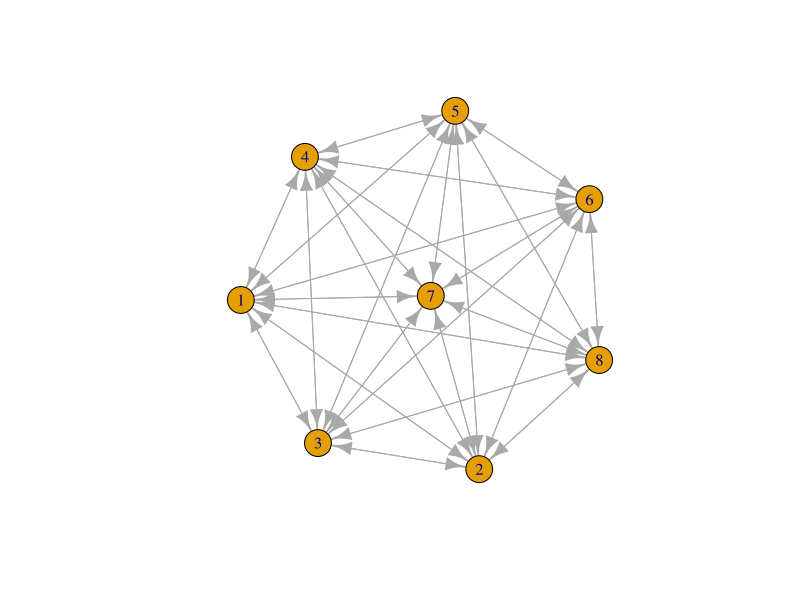
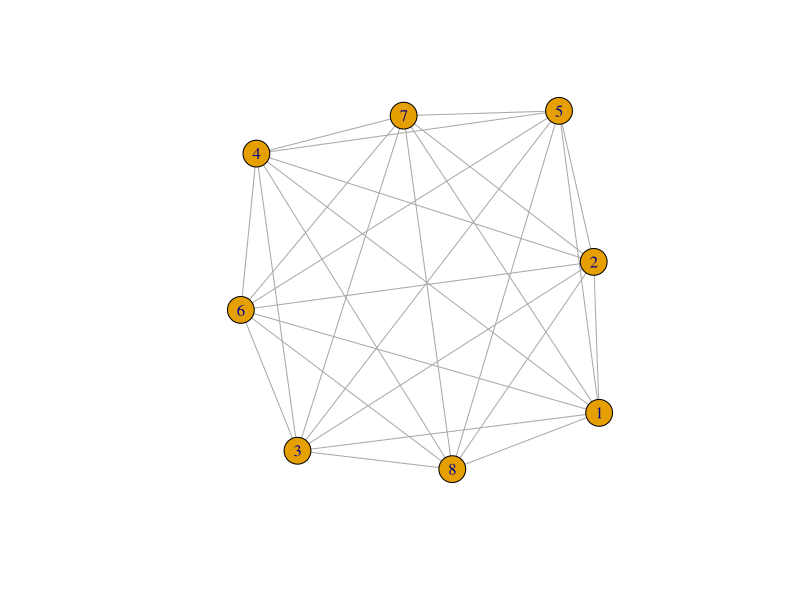
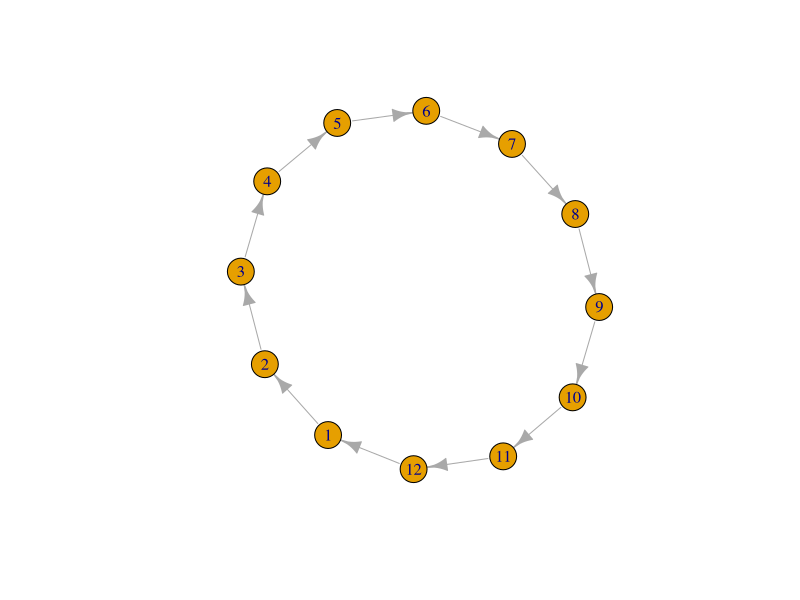
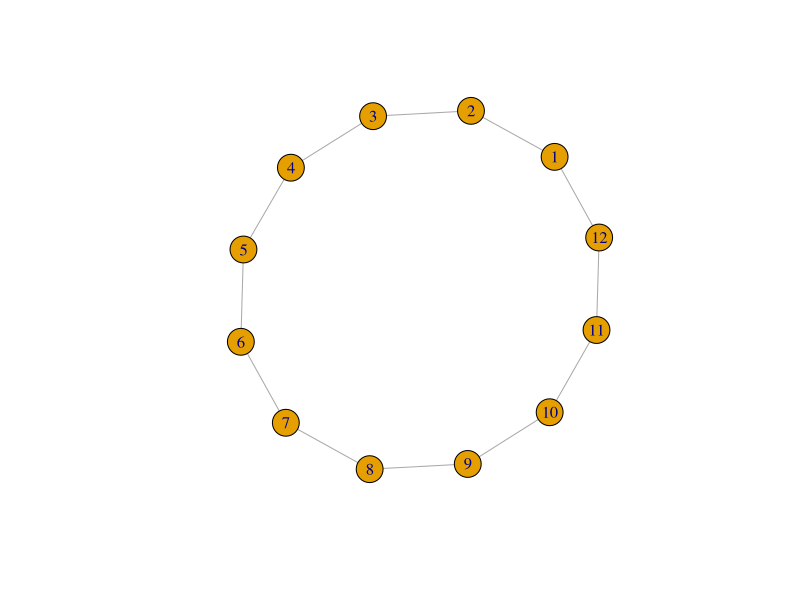
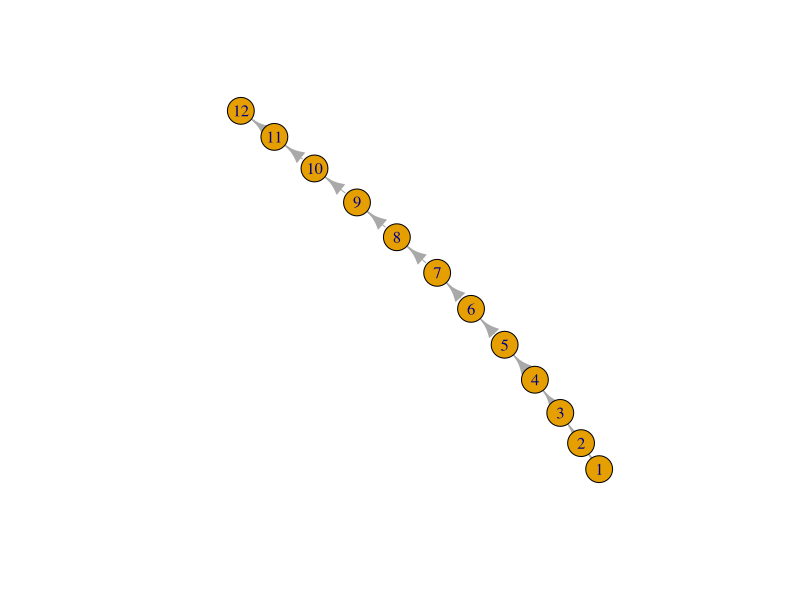
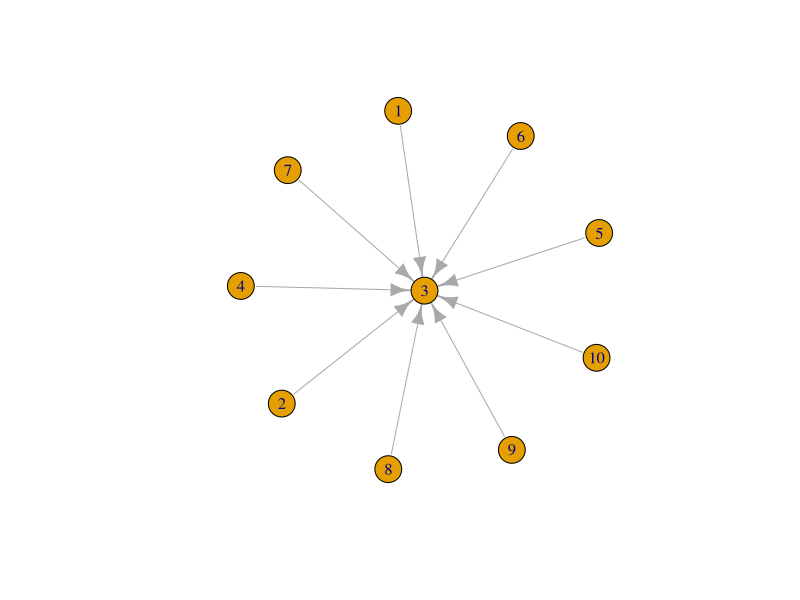
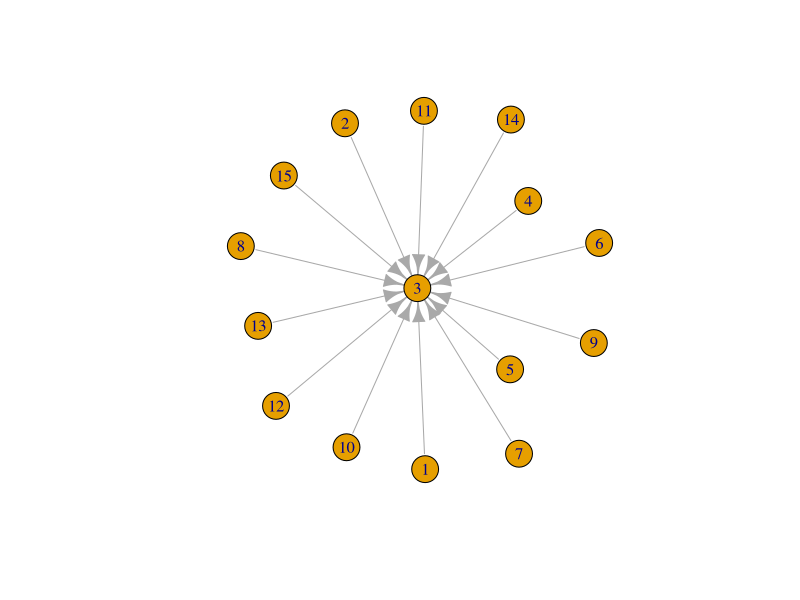
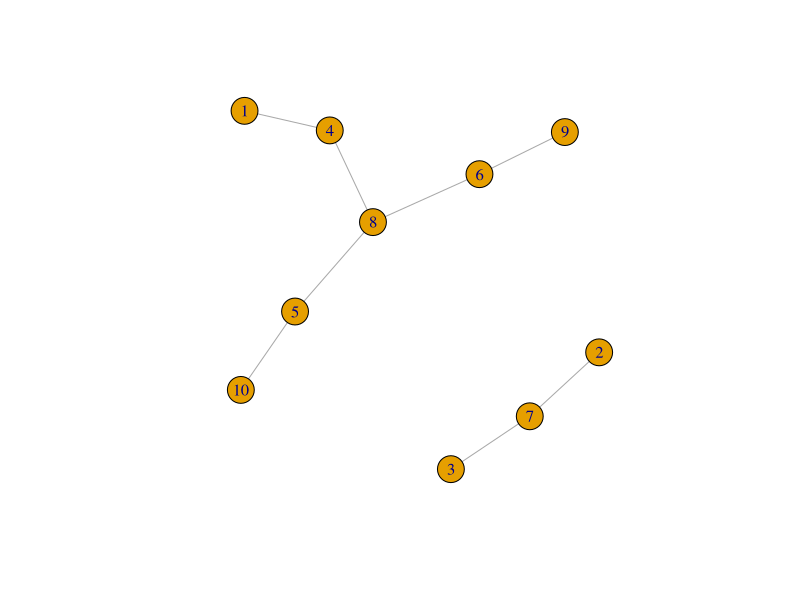

Here is the R script that generated these plots, in order:
# Graphs functions in igraph function 


library(igraph)

# 1.)  make_full_graph()  :- to create a conncection between particular node , can make choice of directed or not  

fg=make_full_graph(8,directed = T ) # 8 = no. of verices , directed = true is for arrow marks 
fg                  # will give from which node to node the link is created 

plot(fg)

fg1=make_full_graph(8,directed = F ) # 8 = no. of verices , directed = False  is for no arrow marks 
fg1             

plot(fg1)


# 2.)  make_ring()  :_ 

rg = make_ring(12,directed  = T )
plot(rg) 

rg1 = make_ring(12,directed  = F )
plot(rg1) 

rg2 = make_ring(12,directed  = T , circular = F  )
plot(rg2) 


# 3.)  make_star()  

sg = make_star(10,center = 3)
plot(sg)

sg1 = make_star(15,center = 3)
plot(sg1)


# 4.)   sample_gnp() 
 
gnp = sample_gnp(10,.2) # .2 is prob
plot(gnp)

gnp1 = sample_gnp(10,.5) # .5 is prob
plot(gnp1)

# degree

degree(gnp) # to find out the number of vertices does each vertex is connected to.

degree(gnp1)

# betweenness

betweenness(gnp)

betweenness(gnp1)

# edge density : the number of connections to the total number of possible connections. 

edge_density(gnp)

edge_density(gnp1)

# clique : group of vertices where all possible links are present.

cliques(gnp)

# components  : grp on connected vertices 
components(gnp)

# random_walk

random_walk(gnp,5,6) # random walk from 5th node , 6 steps 











